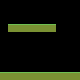

This game map was drawn from its Tiled (.tmx) file and the tilesets committed beside it. A one-line description and the full map source follow:
An orthogonal 10x10 tile map with 8x8 px tiles, 1 tile layer (World) and 8 objects (6x ladder, spawn, exit).

<map version="1.2" tiledversion="1.3.4" orientation="orthogonal" renderorder="right-down" width="10" height="10" tilewidth="8" tileheight="8" infinite="0" nextlayerid="5" nextobjectid="392">
 <editorsettings>
  <chunksize width="8" height="8" />
  <export target="../../../lr64/assets/maps/map2.json" format="json" />
 </editorsettings>
 <tileset firstgid="1" name="tilemap" tilewidth="8" tileheight="8" tilecount="64" columns="8">
  <image source="../images/tilemap.png" width="64" height="64" />
 </tileset>
 <layer id="1" name="World" width="10" height="10">
  <data encoding="csv">
0,0,0,0,0,0,0,0,0,0,
0,0,0,0,0,0,0,0,0,0,
0,0,0,0,0,0,0,0,0,0,
0,17,17,17,17,17,17,0,0,0,
0,0,0,0,0,0,0,0,0,0,
0,0,0,0,0,0,0,0,0,0,
0,0,0,0,0,0,0,0,0,0,
0,0,0,0,0,0,0,0,0,0,
0,0,0,0,0,0,0,0,0,0,
17,17,17,17,17,17,17,17,17,17
</data>
 </layer>
 <objectgroup id="4" name="Objects">
  <object id="383" type="spawn" x="12" y="18">
   <point />
  </object>
  <object id="384" type="ladder" gid="25" x="0" y="72" width="8" height="8" />
  <object id="385" type="ladder" gid="25" x="0" y="64" width="8" height="8" />
  <object id="386" type="ladder" gid="25" x="0" y="56" width="8" height="8" />
  <object id="387" type="ladder" gid="25" x="0" y="48" width="8" height="8" />
  <object id="389" type="ladder" gid="25" x="0" y="40" width="8" height="8" />
  <object id="390" type="ladder" gid="25" x="0" y="32" width="8" height="8" />
  <object id="391" type="exit" gid="18" x="48" y="24" width="8" height="8" />
 </objectgroup>
</map>
